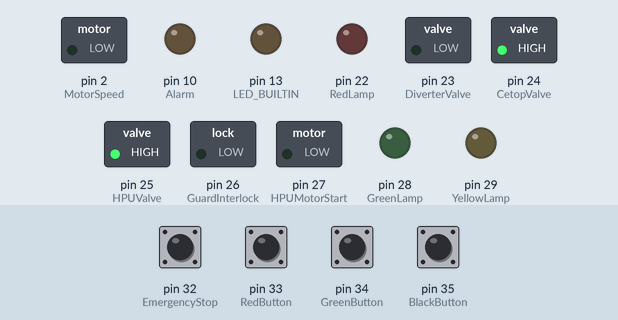
This sketch was run on a simulated Arduino Mega 2560, built with avr-gcc and run on an emulated ATmega2560. Shown: switched loads named in the sketch (green lamp = pin HIGH), output pins drawn as LEDs (lit = HIGH). Inputs (shaded band) come from the test bench; at power-on: pin 33 (RedButton), pin 34 (GreenButton), pin 35 (BlackButton) HIGH, pin 32 (EmergencyStop) LOW. What the sketch prints to the serial monitor is not drawn.

Above: at 1.2 s.
1.3 s: pin 32 (EmergencyStop) pulled HIGH for 1 s
At 3.5 s:
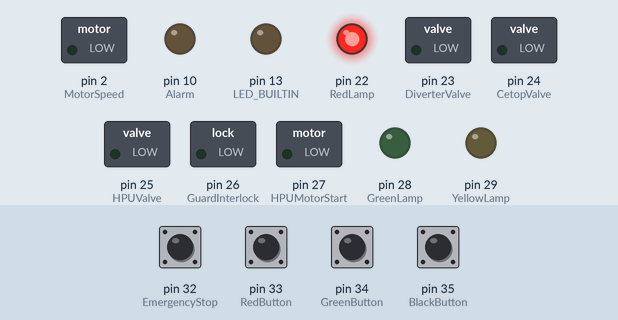
3.8 s: pin 35 (BlackButton) pulled LOW for 0.15 s
At 6.3 s:
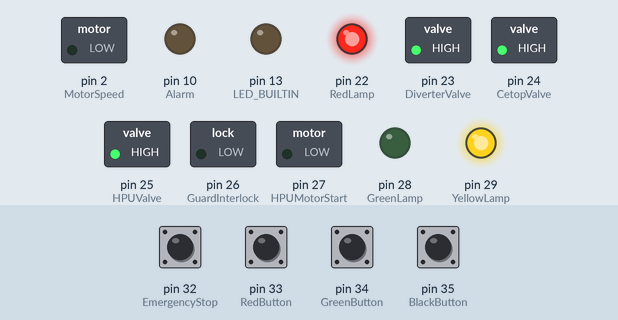
6.8 s: pin 34 (GreenButton) pulled LOW for 0.15 s
At 7.7 s:
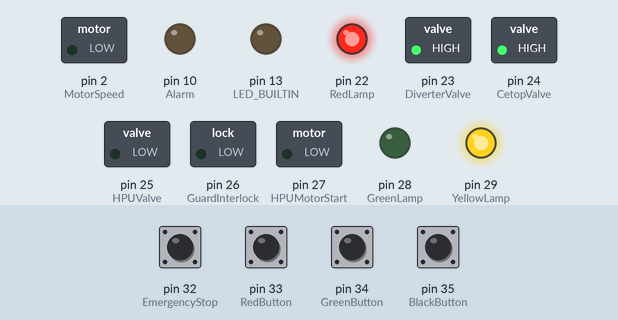
9.8 s: pin 33 (RedButton) pulled LOW for 0.15 s
At 11.1 s:
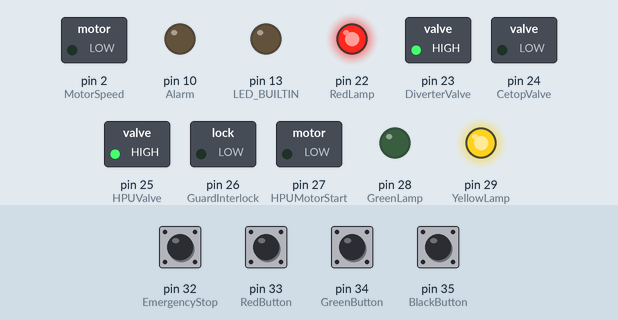
12.9 s: pin 34 (GreenButton) pulled LOW for 1 s
At 13.8 s:
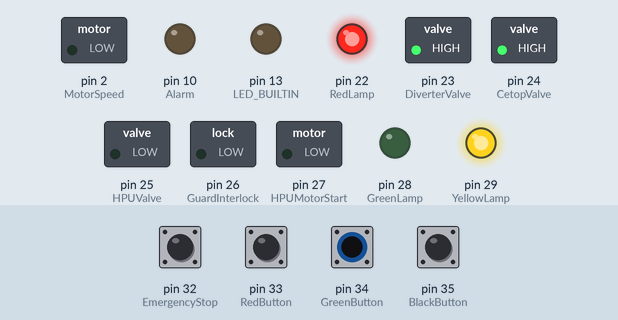
16.4 s: pin 35 (BlackButton) pulled LOW for 1 s
At 17.9 s:
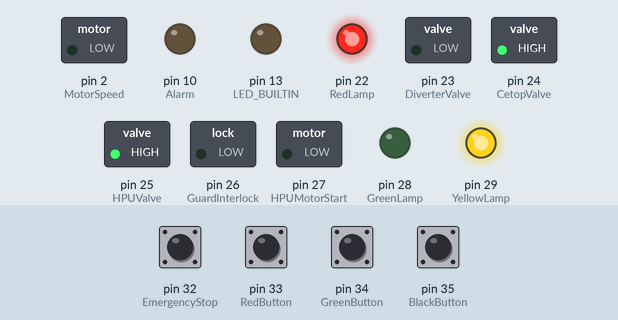
Timing chart, 0 to 20.0 s (numbered marks = the images above; inputs shaded):
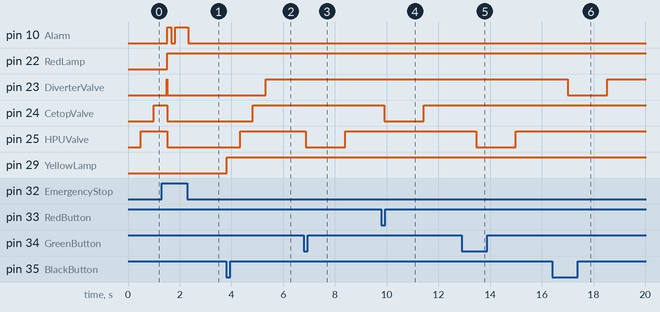

Measured:
- after the input at 1.3 s, pin 10 (Alarm): LOW → HIGH after 0.22 s, → LOW 0.15 s later, → HIGH 0.15 s later, → LOW 0.50 s later; pin 22 (RedLamp): LOW → HIGH after 0.22 s; pin 24 (CetopValve), pin 25 (HPUValve): HIGH → LOW after 0.22 s
- after the input at 3.8 s, pin 23 (DiverterValve): LOW → HIGH after 1.5 s; pin 24 (CetopValve): LOW → HIGH after 1.0 s; pin 25 (HPUValve): LOW → HIGH after 0.53 s; pin 29 (YellowLamp): LOW → HIGH at once
- after the input at 6.8 s, pin 25 (HPUValve): HIGH → LOW after 0.07 s, → HIGH 1.5 s later
- after the input at 9.8 s, pin 24 (CetopValve): HIGH → LOW after 0.11 s, → HIGH 1.5 s later
- after the input at 12.9 s, pin 25 (HPUValve): HIGH → LOW after 0.57 s, → HIGH 1.5 s later
- after the input at 16.4 s, pin 23 (DiverterValve): HIGH → LOW after 0.61 s, → HIGH 1.5 s later

The sketch:

Control_Valve.ino
```cpp
#include <Wire.h>
// Defining input and output pin numbers

//Digital Inputs
int EmergencyStop = 32; // wire 81
int GreenButton = 34; // wire 83
int RedButton = 33; // wire 82
int BlackButton = 35; // wire 84
int LeftDoorClosed = 36; // wire 85
int RightDoorClosed = 37; // wire 86
int ClampPlateLocked = 38; // wire 87
int PunchUpperLimit = 39; // wire 88
int PunchLowerLimit = 40; // wire 89
int GuardClosed = 41; // wire 810


//Digital Outputs
int GreenLamp = 28; // output wire 37   relay wire 76
int YellowLamp = 29; // output wire 38   relay wire 75
int RedLamp = 22; // output wire 31   relay wire 74
int HPUValve = 25; // output wire 34   relay wire 71
int CetopValve = 24; // output wire 33   relay wire 72
int DiverterValve = 23; // output wire 32   relay wire 73
int GuardInterlock = 26; // output wire 35   relay wire 78
int HPUMotorStart = 27; // output wire 36   relay wire 77
int Alarm = 10;


//Analogue Inputs
int PressureSensor = A1;  // wire 91
int LoadCell = A2; // wire 92
int LinearEncoder = A3; // wire NOT INSTALLED
int MotorSpeedFeed = A4; // wire 94

//Analogue (PWM) Outputs
int MotorSpeed = 2; // wire 62

//Communication
int HMI_SPI = 1; // wire NOT INSTALLED

//Defining Default Values
int MaxPumpFreq = 50;
int MinPumpFreq = 10;
int StandardPumpFreq = 42; //guessed value
int state = 0;
int PrevState = 0;
int Safe = 0;
int Abort = 0;
int AnswerSize = 15;
float Timer = 0;
float Pressure = 0;
float TargetPressurePrelim = 180;
float TargetPressure = 200;
unsigned long time;
unsigned long StartTimer;
int timeStemp;
int MSpeed;
int tempTime;

bool B_HPUV = false;
bool B_CetopV = false;
bool B_DiverterV = false;

// the setup function runs once when you press reset or power the board
void setup() {
  //Initialise I2C connection as Slave board
  Wire.begin(9);
  Wire.onRequest(requestEvent);

  //Initialise Digital Inputs
//  pinMode(EmergencyStop, INPUT_PULLUP);
  pinMode(GreenButton, INPUT_PULLUP);
  pinMode(RedButton, INPUT_PULLUP);
  pinMode(BlackButton, INPUT_PULLUP);
  pinMode(LeftDoorClosed, INPUT_PULLUP);
  pinMode(RightDoorClosed, INPUT_PULLUP);
  pinMode(ClampPlateLocked, INPUT_PULLUP);
  pinMode(PunchUpperLimit, INPUT_PULLUP);
  pinMode(PunchLowerLimit, INPUT_PULLUP);
  pinMode(GuardClosed, INPUT_PULLUP);


  //Initialise Digital Outputs
  pinMode(LED_BUILTIN, OUTPUT);
  pinMode(GreenLamp, OUTPUT);
  pinMode(YellowLamp, OUTPUT);
  pinMode(RedLamp, OUTPUT);
  pinMode(HPUValve, OUTPUT);
  pinMode(CetopValve, OUTPUT);
  pinMode(DiverterValve, OUTPUT);
  pinMode(GuardInterlock, OUTPUT);
  pinMode(HPUMotorStart, OUTPUT);
  pinMode(Alarm, OUTPUT);


  //Initialise Analogue Inputs
  pinMode(PressureSensor, INPUT);
  pinMode(LoadCell, INPUT);
  pinMode(LinearEncoder, INPUT);


  //Initialise Analogue (PWM) Outputs
  pinMode(MotorSpeed, OUTPUT);
  Serial.begin(9600);
  Serial.println("start-up");
}

// the loop function runs over and over again forever
void loop() { // This is the main section of code from which the states
//are controlled.
restart: //restart point if the user exits the run sequence
Abort = 0;
    //CheckSafe()
    CheckSafe();
    state = 10;
    switchValve(B_HPUV, HPUValve, GreenButton, 500);
    switchValve(B_CetopV, CetopValve, RedButton, 500);
    switchValve(B_DiverterV, DiverterValve, BlackButton, 500);

    delay(20);
}


void CheckSafe() {   //A function to streamline the checking of safety
//switches in the main code. Uses the value 0 for safe and 1 for unsafe.
  Safe = 0;

  //Safe = Safe+digitalRead(GuardClosed); //NOT YET WIRED
  //Safe = Safe+1-digitalRead(ClampPlateLocked);
  //Safe = Safe+1-digitalRead(LeftDoorClosed);
  //Safe = Safe+1-digitalRead(RightDoorClosed);
  Safe = Safe+digitalRead(EmergencyStop);
  Serial.println(digitalRead(EmergencyStop));
  Serial.println(state);
  if (Safe > 0) {  //If any sensors read unsafe, the value of 'Safe' will
  //be non-zero and the Emergency Stop state will be initiated.
    PrevState = state;
    state = 9;
    StateMachine();
    digitalWrite(Alarm, HIGH);
    delay(150);
    digitalWrite(Alarm, LOW);
    delay(150);
    digitalWrite(Alarm, HIGH);
    delay(500);
    digitalWrite(Alarm, LOW);
    while (digitalRead(BlackButton) == HIGH){
      delay(25);
    }
    digitalWrite(YellowLamp, HIGH);
    Abort = 0;
    while (Abort == 0) {
      if (PrevState == 0) {
        break;
      }
      else if (digitalRead(RedButton) == HIGH) {
        Serial.println("Abort=1");
        Abort = 1;
      }
      else if (digitalRead(GreenButton) == LOW) {
        state = PrevState;
        StateMachine();
        Abort = 2;
      }
      delay(10);
    }
  }
}


void StateMachine() {   //This function stores the various 'states' of the
//program. It's essentially a list of common output configurations that
//can be easily switched between to tidy up the main code.
  switch(state) {

    case 0: //Standby (safe)
      digitalWrite(GuardInterlock,LOW);
      digitalWrite(YellowLamp,HIGH);
      digitalWrite(GreenLamp,LOW);
      digitalWrite(RedLamp,LOW);
      digitalWrite(HPUValve,LOW);
      digitalWrite(CetopValve,LOW);
      digitalWrite(DiverterValve,LOW);
      digitalWrite(HPUMotorStart,LOW);
    break;

    case 1: //Start Button Safety Timer
      digitalWrite(GuardInterlock,LOW);
      digitalWrite(YellowLamp,HIGH);
      digitalWrite(GreenLamp,HIGH);
      digitalWrite(RedLamp,LOW);
      digitalWrite(HPUValve,LOW);
      digitalWrite(CetopValve,LOW);
      digitalWrite(DiverterValve,LOW);
      digitalWrite(HPUMotorStart,LOW);
    break;

    case 2: //Pump Standby
      digitalWrite(HPUValve,LOW);
      digitalWrite(CetopValve,LOW);
      digitalWrite(DiverterValve,LOW);
      digitalWrite(GuardInterlock,HIGH);
      digitalWrite(HPUMotorStart,HIGH);
      digitalWrite(GreenLamp,HIGH);
      digitalWrite(YellowLamp,LOW);
      digitalWrite(RedLamp,LOW);
    break;

    case 3: //Clamp Engage
      digitalWrite(HPUValve,HIGH);
      digitalWrite(CetopValve,HIGH);
      digitalWrite(DiverterValve,LOW);
      digitalWrite(GuardInterlock,HIGH);
      digitalWrite(HPUMotorStart,HIGH);
      digitalWrite(GreenLamp,HIGH);
      digitalWrite(YellowLamp,LOW);
      digitalWrite(RedLamp,LOW);
    break;

    case 4: //Clamp Hold
      digitalWrite(HPUValve,LOW);
      digitalWrite(CetopValve,LOW);
      digitalWrite(DiverterValve,HIGH);
      digitalWrite(GuardInterlock,HIGH);
      digitalWrite(HPUMotorStart,HIGH);
      digitalWrite(GreenLamp,HIGH);
      digitalWrite(YellowLamp,LOW);
      digitalWrite(RedLamp,LOW);
    break;

    case 5: //Punch Engage
      digitalWrite(HPUValve,HIGH);
      digitalWrite(CetopValve,HIGH);
      digitalWrite(DiverterValve,HIGH);
      digitalWrite(GuardInterlock,HIGH);
      digitalWrite(HPUMotorStart,HIGH);
      digitalWrite(GreenLamp,HIGH);
      digitalWrite(YellowLamp,LOW);
      digitalWrite(RedLamp,LOW);
    break;

    case 6: //Punch Hold
      digitalWrite(HPUValve,LOW);
      digitalWrite(CetopValve,HIGH);
      digitalWrite(DiverterValve,HIGH);
      digitalWrite(GuardInterlock,HIGH);
      digitalWrite(HPUMotorStart,HIGH);
      digitalWrite(GreenLamp,HIGH);
      digitalWrite(YellowLamp,LOW);
      digitalWrite(RedLamp,LOW);
    break;

    case 7: //Punch Retract
      digitalWrite(HPUValve,LOW);
      digitalWrite(CetopValve,LOW);
      digitalWrite(DiverterValve,HIGH);
      digitalWrite(GuardInterlock,HIGH);
      digitalWrite(HPUMotorStart,LOW);
      digitalWrite(GreenLamp,HIGH);
      digitalWrite(YellowLamp,LOW);
      digitalWrite(RedLamp,LOW);
    break;

    case 8: //Clamp Retract
      digitalWrite(HPUValve,LOW);
      digitalWrite(CetopValve,LOW);
      digitalWrite(DiverterValve,LOW);
      digitalWrite(GuardInterlock,HIGH);
      digitalWrite(HPUMotorStart,LOW);
      digitalWrite(GreenLamp,HIGH);
      digitalWrite(YellowLamp,LOW);
      digitalWrite(RedLamp,LOW);
    break;

    case 9: //Emergency Stop
      digitalWrite(HPUValve,LOW);
      digitalWrite(CetopValve,LOW);
      digitalWrite(DiverterValve,LOW);
      digitalWrite(GuardInterlock,LOW);
      digitalWrite(HPUMotorStart,LOW);
      digitalWrite(GreenLamp,LOW);
      digitalWrite(YellowLamp,LOW);
      digitalWrite(RedLamp,HIGH);
    break;

  }
}

void requestEvent() {
    byte response[AnswerSize];
    response[14] = state;
    response[0] = digitalRead(EmergencyStop);
    response[1] = B_HPUV;
    response[2] = B_CetopV;
    response[3] = B_DiverterV;
    response[4] = digitalRead(LeftDoorClosed);
    response[5] = digitalRead(RightDoorClosed);
    response[6] = digitalRead(ClampPlateLocked);
    response[7] = digitalRead(PunchUpperLimit);
    response[8] = digitalRead(PunchLowerLimit);
    response[9] = digitalRead(GuardClosed);
    response[10] = Pressure;
    int Load = millis()/1000;
    response[11] = Load;
    response[12] = LinearEncoder;
    response[13] = MSpeed;
    // response[15] = 255;
    Wire.write(response, sizeof(response));
}

int simulatedValue(int timeStemp, int full) {
    int value = 0;
    if ((millis()-timeStemp) <= full) {
        delay(50);
        value = (millis()-timeStemp)/full*100;
    }
    else {
        value = 100;
    }
    return value;
}

bool switchValve(bool bValve, int pinValve, int pinSwitch, float limit) {
    if (SafePress(pinSwitch, limit)) {
        bValve = !bValve;
    }

    if (bValve) {
        digitalWrite(pinValve, HIGH);
        Serial.println(pinSwitch);
        Serial.print(" On");
        } else {
        digitalWrite(pinValve, LOW);
        Serial.println(pinSwitch);
        Serial.print(" Off");
    }
  return bValve;
}

bool SafePress(int pinSwitch, float limit) {
    float Initial_timer = millis();
    float PassedTime = 0;
    while (digitalRead(pinSwitch) == HIGH) {
        PassedTime = millis() - Initial_timer;

    if (PassedTime >= limit) {
        return true;
      	state = 1;
        }
    }
    return false;
    state = 0;
}
```
